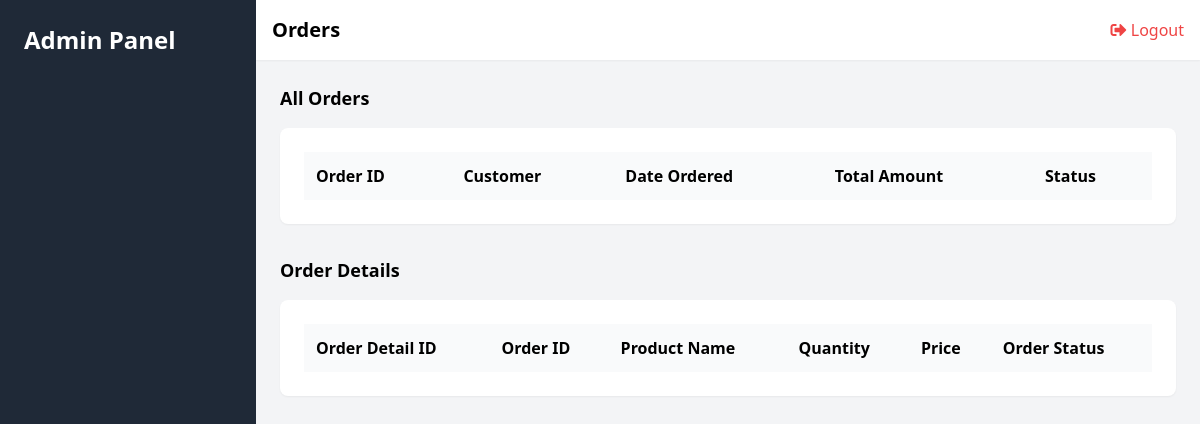
/view/manage_orders.php, run on an earlier commit of the app's database.
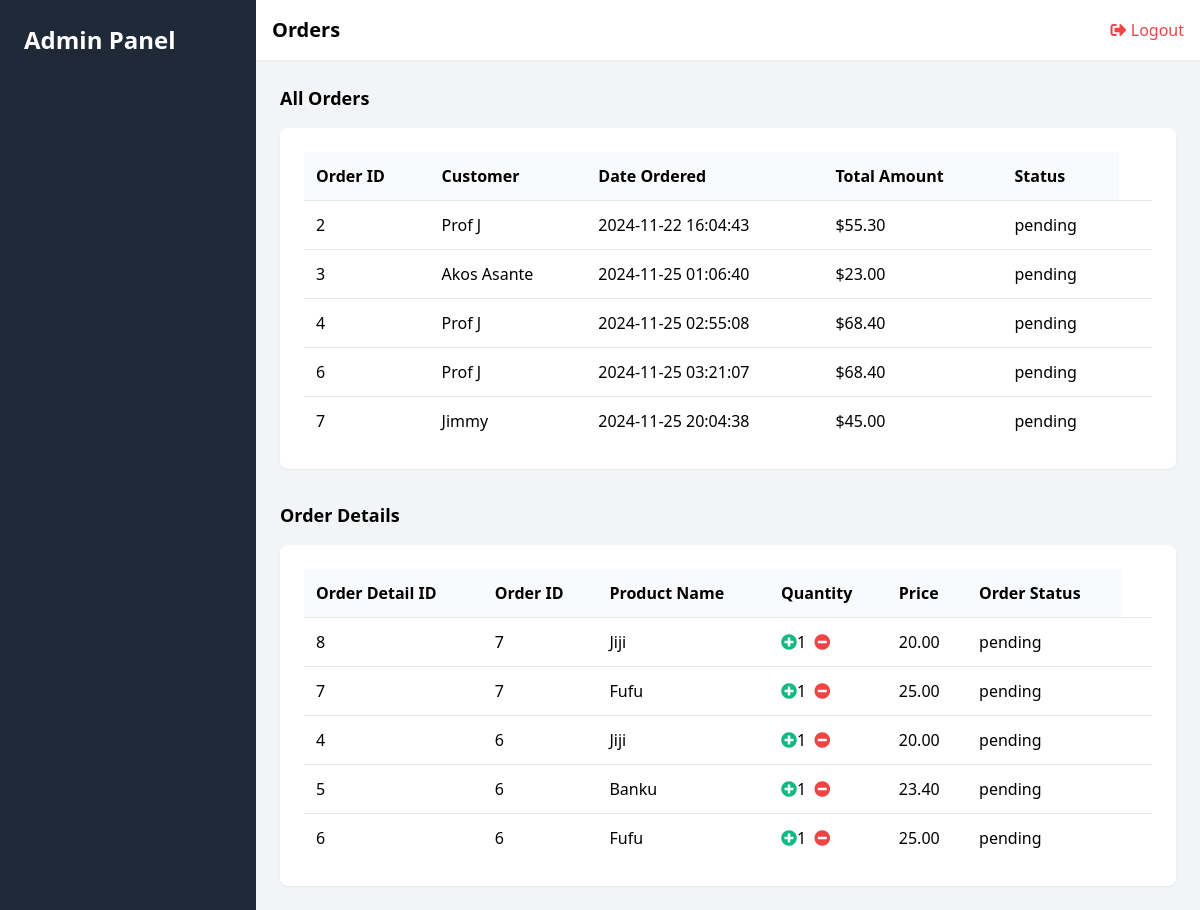
And on a later commit of the database.
### tables this page shows
CREATE TABLE `orders` (
  `order_id` int(11) NOT NULL,
  `user_id` int(11) NOT NULL,
  `date` datetime NOT NULL DEFAULT current_timestamp(),
  `total_amount` decimal(10,2) NOT NULL,
  `status` enum('pending','completed','collected','cancelled') NOT NULL DEFAULT 'pending'
);

CREATE TABLE `users` (
  `user_id` int(11) NOT NULL,
  `name` varchar(100) NOT NULL,
  `email` varchar(100) NOT NULL,
  `password` varchar(255) NOT NULL,
  `role` enum('administrator','inventory manager','sales personnel','customer') NOT NULL
);

CREATE TABLE `order_details` (
  `order_detail_id` int(11) NOT NULL,
  `order_id` int(11) NOT NULL,
  `product_id` int(11) NOT NULL,
  `qty` int(11) NOT NULL,
  `price` decimal(10,2) NOT NULL
);

CREATE TABLE `products` (
  `product_id` int(11) NOT NULL,
  `pname` varchar(100) NOT NULL,
  `description` text NOT NULL,
  `price` decimal(10,2) NOT NULL,
  `stock_qty` int(11) DEFAULT NULL
);

### controllers/order_controller.php (called while the page is built, shortened)
<?php
require_once("../classes/order_class.php");
function getOrdersController() {
    $orders = new Orders();
    return $orders->getOrders();
}
function getAllOrderDetailsController() {
    $order = new Orders();
    return $order->getAllOrderDetails();
}
?>

### classes/order_class.php (called while the page is built, shortened)
<?php
require_once ('../settings/db_class.php');
class Orders extends db_connection
{
    public function getAllOrderDetails() {
        $ndb = new db_connection();
        $sql = "SELECT `order_details`.`order_detail_id`, `orders`.`order_id`, `orders`.`status` AS order_status,
                        `order_details`.`qty`, `order_details`.`price`, `products`.`pname`
                FROM `order_details`
                JOIN `products` ON `order_details`.`product_id` = `products`.`product_id`
                JOIN `orders` ON `order_details`.`order_id` = `orders`.`order_id`
                ORDER BY `orders`.`date` DESC";
        if ($ndb->db_query($sql)) {
            $order_details = $ndb->db_fetch_all();
            return $order_details ? $order_details : [];
        } else {
            error_log("Error retrieving order details: " . mysqli_error($ndb->db_conn()));
            return [];
        }
    }
    function getOrders() {
        $ndb = new db_connection();
        $sql = "SELECT `orders`.*, `users`.`name` FROM `orders`
                JOIN `users` ON `orders`.`user_id` = `users`.`user_id`";
        $result = mysqli_query($ndb->db_conn(), $sql);
        $orders = array();
        if ($result && mysqli_num_rows($result) > 0) {
            while ($row = mysqli_fetch_assoc($result)) {
                $orders[] = $row;
            }
        }
        return $orders;
    }
}
?>

### settings/db_class.php (called while the page is built, shortened)
<?php
if (!class_exists('db_connection')) {
	class db_connection
	{
		public $db = null;
		public $results = null;
		function db_connect()
		{
			$this->db = mysqli_connect(SERVER, USERNAME, PASSWORD, DATABASE);
			if (mysqli_connect_errno()) {
				return false;
			} else {
				return true;
			}
		}
		function db_conn()
		{
			$this->db = mysqli_connect(SERVER, USERNAME, PASSWORD, DATABASE);
			if (mysqli_connect_errno()) {
				return false;
			} else {
				return $this->db;
			}
		}
		function db_query($sqlQuery)
		{
			$this->results = mysqli_query($this->db, $sqlQuery);
			if ($this->results == false) {
				return false;
			} else {
				return true;
			}
		}
		function db_fetch_all()
		{
			return mysqli_fetch_all($this->results, MYSQLI_ASSOC);
		}
	}
}
?>

### view/manage_orders.php (the view, shortened to what the changed rows need)
<?php
require_once('../controllers/order_controller.php');
$orders = getOrdersController();
$order_details = getAllOrderDetailsController();
?>
<!DOCTYPE html>
<html lang="en">
<head>
    <link href="https://cdn.jsdelivr.net/npm/tailwindcss@2.2.16/dist/tailwind.min.css" rel="stylesheet">
    <link rel="stylesheet" href="https://cdnjs.cloudflare.com/ajax/libs/font-awesome/5.15.3/css/all.min.css">
</head>
<body>
    <div class="flex h-screen bg-gray-100">
        <div class="w-64 bg-gray-800">
            <div class="p-6">
                <h1 class="text-2xl font-bold text-white">Admin Panel</h1>
            </div>
        </div>
        <div class="flex-1 overflow-x-hidden overflow-y-auto">
            <header class="bg-white shadow-sm p-4">
                <div class="flex items-center justify-between">
                    <h2 class="text-xl font-semibold">Orders</h2>
                </div>
            </header>
            <main class="p-6">
                <div class="bg-white p-6 rounded-lg shadow-sm">
                    <table class="w-full">
                        <thead>
                            <tr class="bg-gray-50">
                                <th class="p-3 text-left">Order ID</th>
                                <th class="p-3 text-left">Customer</th>
                                <th class="p-3 text-left">Date Ordered</th>
                                <th class="p-3 text-left">Total Amount</th>
                                <th class="p-3 text-left">Status</th>
                            </tr>
                        </thead>
                        <tbody>
                            <?php foreach ($orders as $order) { ?>
                                <tr class="border-t">
                                    <td class="p-3"><?php echo $order['order_id']; ?></td>
                                    <td class="p-3"><?php echo $order['name']; ?></td>
                                    <td class="p-3"><?php echo $order['date']; ?></td>
                                    <td class="p-3">$<?php echo $order['total_amount']; ?></td>
                                    <td class="p-3"><?php echo $order['status']; ?></td>
                                    <td class="p-3">
                                    </td>
                                </tr>
                            <?php } ?>
                        </tbody>
                    </table>
                </div>
                <div class="mt-8">
                    <div class="bg-white p-6 rounded-lg shadow-sm">
                        <table class="w-full">
                            <thead>
                                <tr class="bg-gray-50">
                                    <th class="p-3 text-left">Order Detail ID</th>
                                    <th class="p-3 text-left">Order ID</th>
                                    <th class="p-3 text-left">Product Name</th>
                                    <th class="p-3 text-left">Quantity</th>
                                    <th class="p-3 text-left">Price</th>
                                    <th class="p-3 text-left">Order Status</th>
                                </tr>
                            </thead>
                            <tbody>
                                <?php foreach ($order_details as $detail) { ?>
                                    <tr class="border-t">
                                        <td class="p-3"><?php echo $detail['order_detail_id']; ?></td>
                                        <td class="p-3"><?php echo $detail['order_id']; ?></td>
                                        <td class="p-3"><?php echo $detail['pname']; ?></td>
                                        <td class="p-3">
                                            <div class="flex items-center space-x-2">
                                                <form action="../actions/update_qty_action.php" method="POST" class="inline">
                                                    <button type="submit" name="action" value="increase" class="text-green-500 hover:text-green-700">
                                                        <i class="fas fa-plus-circle"></i>
                                                    </button>
                                                </form>
                                                <?php echo $detail['qty']; ?>
                                                <form action="../actions/update_qty_action.php" method="POST" class="inline">
                                                    <button type="submit" name="action" value="decrease" class="text-red-500 hover:text-red-700">
                                                        <i class="fas fa-minus-circle"></i>
                                                    </button>
                                                </form>
                                            </div>
                                        </td>
                                        <td class="p-3"><?php echo $detail['price']; ?></td>
                                        <td class="p-3"><?php echo $detail['order_status']; ?></td>
                                        <td class="p-3 flex space-x-2">
                                        </td>
                                    </tr>
                                <?php } ?>
                            </tbody>
                        </table>
                    </div>
                </div>
            </main>
        </div>
    </div>
</body>
</html>

What changed in the data, as far as the page shows it:
added orders: order_id "2", user.name "Prof J", date "2024-11-22 16:04:43", total_amount "55.30", status "pending"
added orders: order_id "3", user.name "Akos Asante", date "2024-11-25 01:06:40", total_amount "23.00", status "pending"
added orders: order_id "4", user.name "Prof J", date "2024-11-25 02:55:08", total_amount "68.40", status "pending"
added orders: order_id "6", user.name "Prof J", date "2024-11-25 03:21:07", total_amount "68.40", status "pending"
added orders: order_id "7", user.name "Jimmy", date "2024-11-25 20:04:38", total_amount "45.00", status "pending"
added order_details: order_detail_id "8", order.order_id "7", product.pname "Jiji", qty "1", price "20.00", order.status "pending"
added order_details: order_detail_id "7", order.order_id "7", product.pname "Fufu", qty "1", price "25.00", order.status "pending"
added order_details: order_detail_id "4", order.order_id "6", product.pname "Jiji", qty "1", price "20.00", order.status "pending"
added order_details: order_detail_id "5", order.order_id "6", product.pname "Banku", qty "1", price "23.40", order.status "pending"
added order_details: order_detail_id "6", order.order_id "6", product.pname "Fufu", qty "1", price "25.00", order.status "pending"
